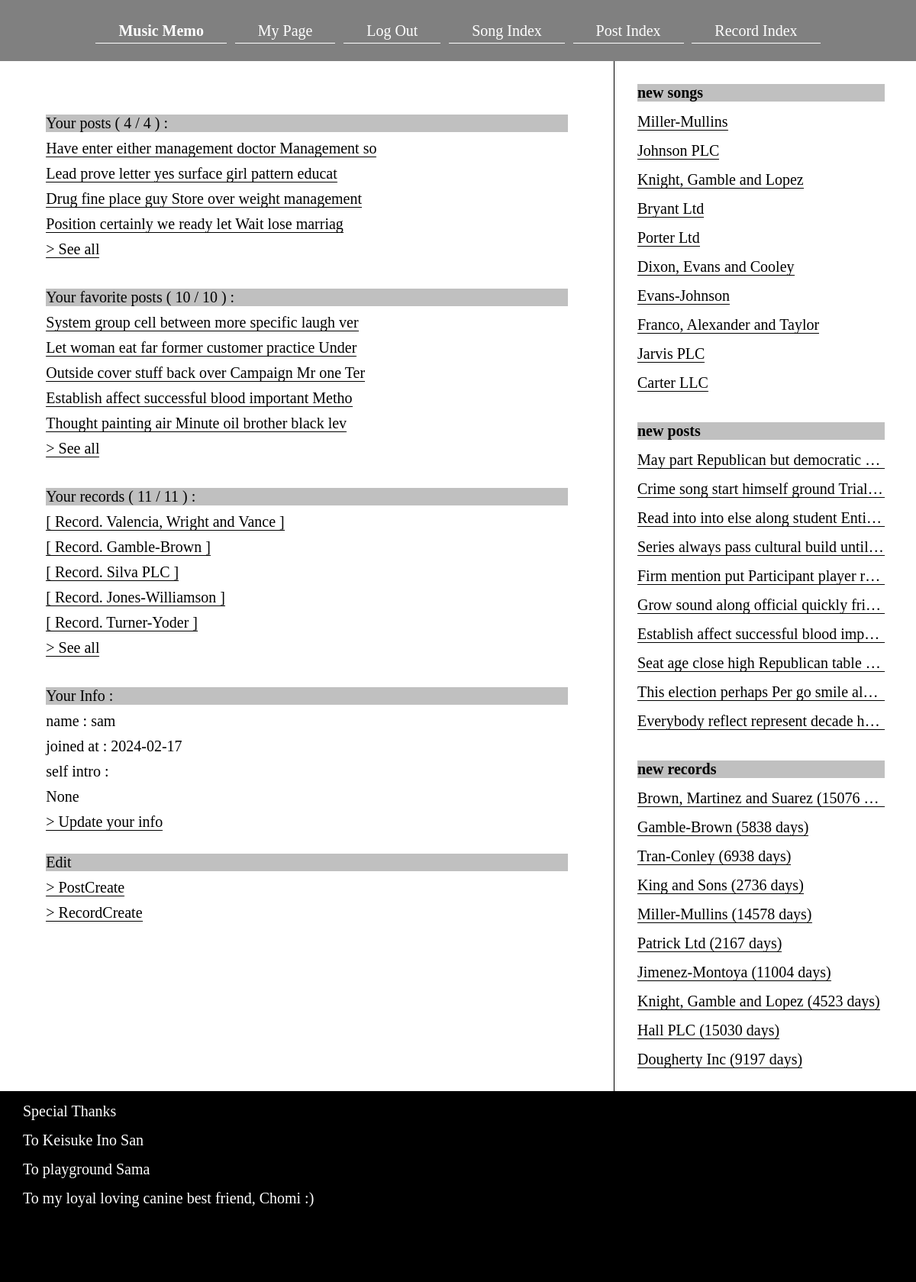
Screenshot of /my_page/ (signed in) with the database file from the repository.
### music_memo/models.py (models this page shows, shortened)
class Post(models.Model):
    title = models.CharField(max_length=50)
    text = models.TextField()
    created_at = models.DateTimeField(auto_now_add=True)
    updated_at = models.DateTimeField(auto_now=True, blank=True, null=True)
    image = models.ImageField(null=True, blank=True, upload_to="images/")
    song = models.ForeignKey(Song, on_delete=models.CASCADE)
    hide = models.BooleanField(default=False)
    user = models.ForeignKey(User, on_delete=models.CASCADE)
    class Meta:
        ordering = ('song',)
    class Meta:
        constraints = [UniqueConstraint(fields=['user', 'song'], name='unique_post')]

class Like(models.Model):
    user = models.ForeignKey(User, on_delete=models.CASCADE)
    post = models.ForeignKey(Post, on_delete=models.CASCADE)
    created_at = models.DateTimeField(auto_now_add=True)
    hide = models.BooleanField(default=False)
    class Meta:
        constraints = [UniqueConstraint(fields=['user', 'post'], name='unique_like')]

class Record(models.Model):
    memo = models.TextField()
    date_start = models.DateField(null=True, blank=True, default=timezone.now)
    date_end = models.DateField(null=True, blank=True)
    created_at = models.DateTimeField(auto_now_add=True)
    song = models.ForeignKey(Song, on_delete=models.CASCADE)
    hide = models.BooleanField(default=False)
    user = models.ForeignKey(User, on_delete=models.CASCADE)
    def days(self):
        if self.date_start and self.date_end:
            delta = self.date_end - self.date_start
            return delta.days
        else:
            return None

class Song(models.Model):
    title = models.CharField(max_length=50)
    singer = models.CharField(max_length=50)
    song_published_at = models.DateField()
    user = models.ForeignKey(User, on_delete=models.CASCADE)
    class Meta:
        ordering = ('singer', 'title',)
        unique_together = ['title', 'singer']

class User(AbstractBaseUser, PermissionsMixin):
    username_validator = ASCIIUsernameValidator()
    username = models.CharField(_("username"), max_length=50, validators=[username_validator])
    email = models.EmailField(_("email"), unique=True)
    description = models.TextField(_("description"), blank=True, null=True)
    is_staff = models.BooleanField(_("is_staff"), default=False)
    is_active = models.BooleanField(_("is_active"), default=True)
    date_joined = models.DateTimeField(_("date joined"), default=timezone.now)
    hide_your_posts = models.BooleanField(_("hide_your_posts"), default=False)
    hide_favorite_posts = models.BooleanField(_("hide_favorite_posts"), default=False)
    hide_your_records = models.BooleanField(_("hide_your_records"), default=False)
    objects = UserManager()
    USERNAME_FIELD = "email"
    EMAIL_FIELD = "email"
    REQUIRED_FIELDS = ['username']
    class Meta:
        ordering = ['date_joined']

### music_memo/views.py (the view)
# urls.py: path('my_page/', MyPageView.as_view(), name='my_page'),
class MyPageView(LoginRequiredMixin, TemplateView):
    template_name = 'htmls/my_page.html'
    def get_context_data(self, **kwargs):
        context = super().get_context_data(**kwargs)
        context['my_page'] = 'my_page'
        me = self.request.user
        context['user'] = me
        context['posts'] = Post.objects.filter(user=me).order_by('-created_at')[:5]
        context['likes'] = Like.objects.filter(user=me).order_by('-created_at')[:5]
        context['records'] = Record.objects.filter(user=me).order_by('-date_start')[:5]
        context['posts_count'] = Post.objects.filter(user=me).count()
        context['likes_count'] = Like.objects.filter(user=me).count()
        context['records_count'] = Record.objects.filter(user=me).count()
        context['visible_posts_count'] = Post.objects.filter(user=me, hide=False).count()
        context['visible_likes_count'] = Like.objects.filter(user=me, hide=False).count()
        context['visible_records_count'] = Record.objects.filter(user=me, hide=False).count()
        return context

### music_memo/context_processors.py (called while the page is built)
def side_new_songs(request):
    side_new_songs = Song.objects.order_by('-pk')[:10]
    return {'side_new_songs': side_new_songs}

def side_new_posts(request):
    side_new_posts = Post.objects.filter(hide=False).order_by('-pk')[:10]
    return {'side_new_posts': side_new_posts}

def side_new_records(request):
    side_new_records = Record.objects.filter(hide=False, date_start__isnull=False, date_end__isnull=False).order_by('-pk')[:10]
    return {'side_new_records': side_new_records}

### templates/htmls/my_page.html (shortened to what this page needs)
{% extends 'htmls/base.html' %}
{% block main %}
    {% if my_page %}
    <div class="user_detail">
        <div class="my_page_div">
            <p class="bgc">Your posts ( {{ visible_posts_count }} / {{ posts_count }} ) : </p>
                {% for post in posts %}
                    <p><a href="{% url 'post_detail' pk=post.pk %}">{{ post.title }}</a></p>
                {% endfor %}
                {% if posts %}<p><a href="{% url 'my_posts' %}">> See all</a></p>{% endif %}
        </div>
        <div class="my_page_div">
            <p class="bgc">Your favorite posts ( {{ visible_likes_count }} / {{ likes_count }} ) : </p>
                {% for like in likes %}
                    {% if like.post.hide %}
                        <p>-- not available now --</p>
                    {% else %}
                        <p><a href="{% url 'post_detail' pk=like.post.pk %}">{{ like.post.title }}</a></p>
                    {% endif %}
                {% endfor %}
                {% if likes %}<p><a href="{% url 'my_likes' %}">> See all</a></p>{% endif %}
        </div>
        <div class="my_page_div">
            <p class="bgc">Your records ( {{ visible_records_count }} / {{ records_count }} ) : </p>
                {% for record in records %}
                    <p><a href="{% url 'record_detail' pk=record.pk %}">[ Record. {{ record.song.title }} ]</a></p>
                {% endfor %}
                {% if records %}<p><a href="{% url 'my_records' %}">> See all</a></p>{% endif %}
        </div>
        <div class="my_page_div">
            <p class="bgc">Your Info : </p>
            <p>name : {{ user.username }}</p>
            <p>joined at : {{ user.date_joined|date:"Y-m-d" }}</p>
            <p>self intro :</p>
            <p>{{ user.description }}</p>
            {% if user.is_authenticated and request.user.id == user.id %}
            <p><a href="{% url 'user_update' %}">> Update your info</a></p>
            {% endif %}
        </div>
        <div class="edit">
            <p class="bgc">Edit</p>
            <p><a href="{% url 'post_create' %}">> PostCreate</a></p>
            <p><a href="{% url 'record_create' %}">> RecordCreate</a></p>
        </div>
    </div>
    {% endif %}
{% endblock %}

### templates/htmls/base.html (shortened to what this page needs)
{% load static %}
<!DOCTYPE html>
<html lang="en">
<head>
    <link rel="stylesheet" type="text/css" href="{% static 'css/styles.css' %}">
</head>
<body>
    <header>
            <nav id="nav">
                <ul>
                    <li><a href="{% url 'top' %}" class="bold">Music Memo</a></li>
                    {% if request.user.is_authenticated %}
                    <li><a href="{% url 'my_page' %}">My Page</a></li>
                    <li><a href="{% url 'logout' %}">Log Out</a></li>
                    {% else %}
                    <li><a href="{% url 'login' %}">Log In</a></li>
                    <li><a href="{% url 'user_create' %}">Register</a></li>
                    {% endif %}
                    <li><a href="{% url 'song_index' %}">Song Index</a></li>
                    <li><a href="{% url 'post_index' %}">Post Index</a></li>
                    <li><a href="{% url 'record_index' %}">Record Index</a></li>
                </ul>
            </nav>
    </header>
    <main>
        <div class="main">{% block main %}{% endblock %}</div>
        <div class="side">
            <ul>
                <p class="bold bgc">new songs</p>
                {% for song in side_new_songs %}
                    <p><a href="{% url 'song_detail_post' pk=song.pk %}">{{ song.title }}</a></p>
                {% endfor %}
            </ul>
            <ul>
                <p class="bold bgc">new posts</p>
                {% for post in side_new_posts %}
                    <p><a href="{% url 'post_detail' pk=post.pk %}">{{ post.title }}</a></p>
                {% endfor %}
            </ul>
            <ul>
                <p class="bold bgc">new records</p>
                {% for record in side_new_records %}
                    <p><a href="{% url 'record_detail' pk=record.pk %}">{{ record.song.title }} ({{ record.days }} days)</a></p>
                {% endfor %}
            </ul>
        </div>
    </main>
    <footer>
        <p>Special Thanks</p>
        <p>To Keisuke Ino San</p>
        <p>To playground Sama</p>
        <p>To my loyal loving canine best friend, Chomi :)</p>
    </footer>
</body>
</html>

### static/css/styles.css (style rules this page uses)
* { font-size: 20px; margin: 0; padding: 0; }
a { border-bottom: 1px solid black; color: black; text-decoration: none; }
li { list-style: none; }
p { margin-bottom: 10px; }
.bold { font-weight: bold; }
.bgc { background-color: silver; }
header { background: gray; height: 80px; position: fixed; text-align: center; width: 100%; }
header nav { height: 100%; width: 100%; }
header nav ul { display: flex; height: 100%; margin: auto; width: 80%; }
header ul li { margin: auto; }
header ul li a { border-bottom: 1px solid white; color: white; padding: 5px 30px; }
.main, .side { float: left; margin-top: 80px; min-height: 100vh; }
.side { border-left: 1px solid black; width: 32%; padding: 10px 0; }
.main { padding: 30px 0; width: 67%; }
.side ul { padding: 5px 0; }
.side ul p { margin: 15px 30px; overflow: hidden; text-overflow: ellipsis; white-space: nowrap; }
footer { background: black; float: left; height: 250px; width: 100%; }
footer p { color: white; margin: 15px 30px; }
.direction, .edit, .like, .pagination, .return { margin: 30px 0; }
.post_index, .song_index, .record_index, .post_detail, .song_detail, .record_detail, .user_detail { margin: 30px auto; width: 85%; }
.my_page_div { margin-top: 40px; }

### rows the page displays
Post: title "Have enter either management doctor Management so"
Post: title "Lead prove letter yes surface girl pattern educat"
Post: title "Drug fine place guy Store over weight management"
Post: title "Position certainly we ready let Wait lose marriag"
Like: post "System group cell between more specific laugh ver"
Like: post "Let woman eat far former customer practice Under"
Like: post "Outside cover stuff back over Campaign Mr one Ter"
Like: post "Establish affect successful blood important Metho"
Like: post "Thought painting air Minute oil brother black lev"
Record: song "Valencia, Wright and Vance"
Record: song "Gamble-Brown", days "5838"
Record: song "Silva PLC"
Record: song "Jones-Williamson"
Record: song "Turner-Yoder"
User: username "sam", date_joined "2024-02-17", description "None"
Song: title "Miller-Mullins"
Song: title "Johnson PLC"
Song: title "Knight, Gamble and Lopez"
Song: title "Bryant Ltd"
Song: title "Porter Ltd"
Song: title "Dixon, Evans and Cooley"
Song: title "Evans-Johnson"
Song: title "Franco, Alexander and Taylor"
Song: title "Jarvis PLC"
Song: title "Carter LLC"
Post: title "May part Republican but democratic…"
Post: title "Crime song start himself ground Trial…"
Post: title "Read into into else along student Enti…"
Post: title "Series always pass cultural build until…"
Post: title "Firm mention put Participant player r…"
Post: title "Grow sound along official quickly fri…"
Post: title "Establish affect successful blood imp…"
Post: title "Seat age close high Republican table…"
Post: title "This election perhaps Per go smile al…"
Post: title "Everybody reflect represent decade h…"
Record: song "Brown, Martinez and Suarez", days "15076"
Record: song "Tran-Conley", days "6938"
Record: song "King and Sons", days "2736"
Record: song "Miller-Mullins", days "14578"
Record: song "Patrick Ltd", days "2167"
Record: song "Jimenez-Montoya", days "11004"
Record: song "Knight, Gamble and Lopez", days "4523"
Record: song "Hall PLC", days "15030"
Record: song "Dougherty Inc", days "9197"

### other values shown
{{ visible_posts_count }} "4"
{{ posts_count }} "4"
{{ visible_likes_count }} "10"
{{ likes_count }} "10"
{{ visible_records_count }} "11"
{{ records_count }} "11"
